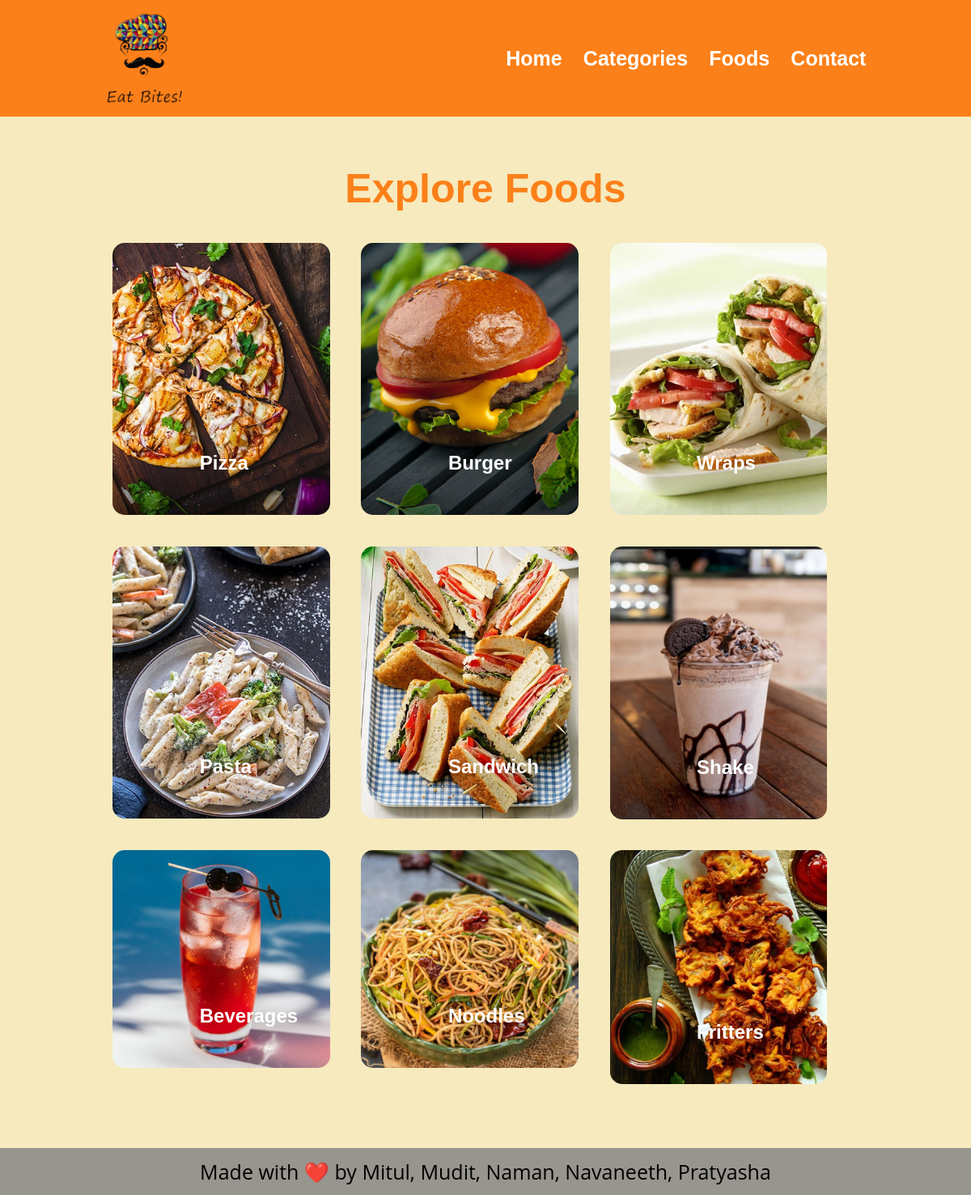
/categories.php, run on the app's committed database.
### tables this page shows
CREATE TABLE `tbl_category` (
  `id` int(10) UNSIGNED NOT NULL,
  `title` varchar(100) NOT NULL,
  `image_name` varchar(255) NOT NULL,
  `featured` varchar(10) NOT NULL,
  `active` varchar(10) NOT NULL
);

### categories.php (the view, shortened to what this page needs)
<?php include('partials-front/menu.php'); ?>
<section class="categories">
    <div class="container">
        <h2 class="text-center">Explore Foods</h2>
        <?php
            $sql = "SELECT * FROM tbl_category WHERE active='Yes'";
            $res = mysqli_query($conn, $sql);
            $count = mysqli_num_rows($res);
            if($count>0)
            {
                while($row=mysqli_fetch_assoc($res))
                {
                    $id = $row['id'];
                    $title = $row['title'];
                    $image_name = $row['image_name'];
                    ?>
                    <a href="<?php echo SITEURL; ?>category-foods.php?category_id=<?php echo $id; ?>">
                        <div class="box-3 float-container">
                            <?php
                                if($image_name=="")
                                {
                                    echo "<div class='error'>Image not found.</div>";
                                }
                                else
                                {
                                    ?>
                                    <img src="<?php echo SITEURL; ?>images/category/<?php echo $image_name; ?>" alt="Burger" class="img-responsive img-curve">
                                    <?php
                                }
                            ?>
                            <h3 class="float-text text-white"><?php echo $title; ?></h3>
                        </div>
                    </a>
                    <?php
                }
            }
            else
            {
                echo "<div class='error'>Category not found.</div>";
            }
        ?>
    </div>
</section>
<?php include('partials-front/footer.php'); ?>

### partials-front/menu.php (shortened to what this page needs)
<!DOCTYPE html>
<html lang="en">
<head>
    <link rel="stylesheet" href="css/style.css">
</head>
<body>
    <section class="navbar">
        <div class="container">
            <div class="logo">
                <a href="index.php" title="Logo">
                    <img class="logo-size" src="images/logo.jpg" alt="Restaurant Logo" class="img-responsive">
                </a>
            </div>
            <div class="menu text-right">
                <ul>
                    <li>
                        <a href="<?php echo SITEURL; ?>">Home</a>
                    </li>
                    <li>
                        <a href="<?php echo SITEURL; ?>categories.php">Categories</a>
                    </li>
                    <li>
                        <a href="<?php echo SITEURL; ?>foods.php">Foods</a>
                    </li>
                    <li>
                        <a href="<?php echo SITEURL; ?>contactus_index.html">Contact</a>
                    </li>
                </ul>
            </div>
        </div>
    </section>

### partials-front/footer.php (shortened to what this page needs)
    <section class="footer">
        <div class="container">
        <p class="footer-heart footer-size">
        Made with ❤️ by Mitul, Mudit, Naman, Navaneeth, Pratyasha
        </p>
        </div>
    </section>
</body>
</html>

### css/style.css (style rules this page uses)
* { margin: 0 0; padding: 0 0; font-family: Arial, Helvetica, sans-serif; }
.container { width: 80%; margin: 0 auto; padding: 1%; }
.img-responsive { width: 100%; }
.img-curve { border-radius: 15px; }
.logo-size { width: 120px; height: 120px; }
.text-right { text-align: right; }
.text-center { text-align: center; font-size: 50px; @import url('https://fonts.googleapis.com/css2?family=Be+Vietnam+Pro:ital,wght@1,300&family=Cambo&family=Dancing+Script:wght@400;500&family=Merienda&family=Parisienne&family=Sacramento&family=Yellowtail&display=swap'); }
.categories { background-color: #F6EABE; }
.text-white { color: white; }
.navbar { background-color: rgb(252,128,25); }
a { color: white; text-decoration: none; }
h2 { color: rgb(252,128,25); font-size: 2rem; margin-bottom: 2%; }
h3 { font-size: 1.5rem; }
.float-container { position: relative; }
.float-text { position: absolute; bottom: 50px; left: 40%; }
.logo { width: 13%; float: left; }
.menu { line-height: 60px; padding-top: 30px; font-size: 25px; }
.menu ul { list-style-type: none; }
.menu ul li { display: inline; padding: 1%; font-weight: bold; }
.categories { padding: 4% 0; }
.box-3 { width: 28%; float: left; margin: 2%; }
.footer-heart { text-align:center;font-family: open sans, sans-serif; }
.footer-size { font-size: 25px; }
.footer { background-color: #97958e; }

### data on the page
tbl_category: image_name (picture), title "Pizza"
tbl_category: image_name (picture), title "Burger"
tbl_category: image_name (picture), title "Wraps"
tbl_category: image_name (picture), title "Pasta"
tbl_category: image_name (picture), title "Sandwich"
tbl_category: image_name (picture), title "Shake"
tbl_category: image_name (picture), title "Beverages"
tbl_category: image_name (picture), title "Noodles"
tbl_category: image_name (picture), title "Fritters"
